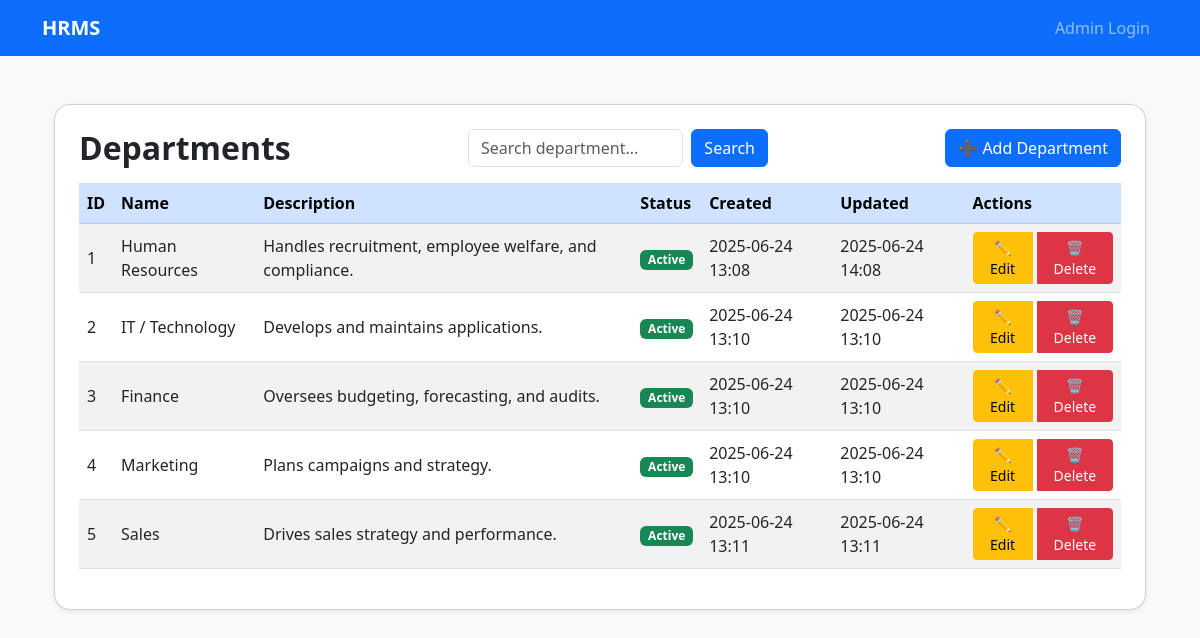
Screenshot of /departments/departments/ with the database file from the repository.
### departments/models.py (models this page shows, shortened)
class Department(models.Model):
    dept_id = models.AutoField(primary_key=True)
    dept_name = models.CharField(max_length=100, unique=True)
    description = models.CharField(max_length=300, blank=True, null=True)
    created_at = models.DateTimeField(auto_now_add=True)
    updated_at = models.DateTimeField(auto_now=True)
    status = models.BooleanField(default=True)

### departments/views.py (the view)
# urls.py: path('departments/', views.department_list, name='department_list'),
def department_list(request):
    query = request.GET.get('q')  # Get search query
    if query:
        departments = Department.objects.filter(dept_name__icontains=query)
    else:
        departments = Department.objects.all()
    return render(request, 'departments/department_list.html', {'departments': departments, 'query': query})

### templates/departments/department_list.html (shortened to what this page needs)
{% extends 'departments/base.html' %}
{% block content %}
<div class="container my-5">
    <div class="card shadow-sm rounded-4 p-4">
        <div class="d-flex justify-content-between align-items-center mb-3">
            <h2 class="fw-bold mb-0">Departments</h2>
            <form method="GET" class="d-flex" style="max-width: 300px;">
                <input type="text" name="q" class="form-control me-2" placeholder="Search department..." value="{{ query|default:'' }}">
                <button type="submit" class="btn btn-primary">Search</button>
            </form>
            <a href="{% url 'department_add' %}" class="btn btn-primary">
                ➕ Add Department
            </a>
        </div>
        <div class="table-responsive">
            <table class="table table-hover table-striped align-middle">
                <thead class="table-primary">
                    <tr>
                        <th>ID</th>
                        <th>Name</th>
                        <th>Description</th>
                        <th>Status</th>
                        <th>Created</th>
                        <th>Updated</th>
                        <th>Actions</th>
                    </tr>
                </thead>
                <tbody>
                    {% for dept in departments %}
                    <tr>
                        <td>{{ dept.dept_id }}</td>
                        <td>{{ dept.dept_name }}</td>
                        <td>{{ dept.description }}</td>
                        <td>
                            {% if dept.status %}
                                <span class="badge bg-success">Active</span>
                            {% else %}
                                <span class="badge bg-secondary">Inactive</span>
                            {% endif %}
                        </td>
                        <td>{{ dept.created_at|date:"Y-m-d H:i" }}</td>
                        <td>{{ dept.updated_at|date:"Y-m-d H:i" }}</td>
                        <td>
                            <div class="btn-group" role="group">
                                <a href="{% url 'department_edit' dept.dept_id %}" class="btn btn-warning btn-sm">✏️ Edit</a>
                                <a href="{% url 'department_delete' dept.dept_id %}" class="btn btn-danger btn-sm ms-1">🗑️ Delete</a>
                            </div>
                        </td>
                    </tr>
                    {% empty %}
                    <tr>
                        <td colspan="7" class="text-center text-muted">No departments found.</td>
                    </tr>
                    {% endfor %}
                </tbody>
            </table>
        </div>
    </div>
</div>
{% endblock %}

### templates/departments/base.html (style rules this page uses)
body { background-color: #f8f9fa; }

### rows the page displays
Department: dept_id "1", dept_name "Human Resources", description "Handles recruitment, employee welfare, and compliance.", status "Active", created_at "2025-06-24 13:08", updated_at "2025-06-24 14:08"
Department: dept_id "2", dept_name "IT / Technology", description "Develops and maintains applications.", status "Active", created_at "2025-06-24 13:10", updated_at "2025-06-24 13:10"
Department: dept_id "3", dept_name "Finance", description "Oversees budgeting, forecasting, and audits.", status "Active", created_at "2025-06-24 13:10", updated_at "2025-06-24 13:10"
Department: dept_id "4", dept_name "Marketing", description "Plans campaigns and strategy.", status "Active", created_at "2025-06-24 13:10", updated_at "2025-06-24 13:10"
Department: dept_id "5", dept_name "Sales", description "Drives sales strategy and performance.", status "Active", created_at "2025-06-24 13:11", updated_at "2025-06-24 13:11"
